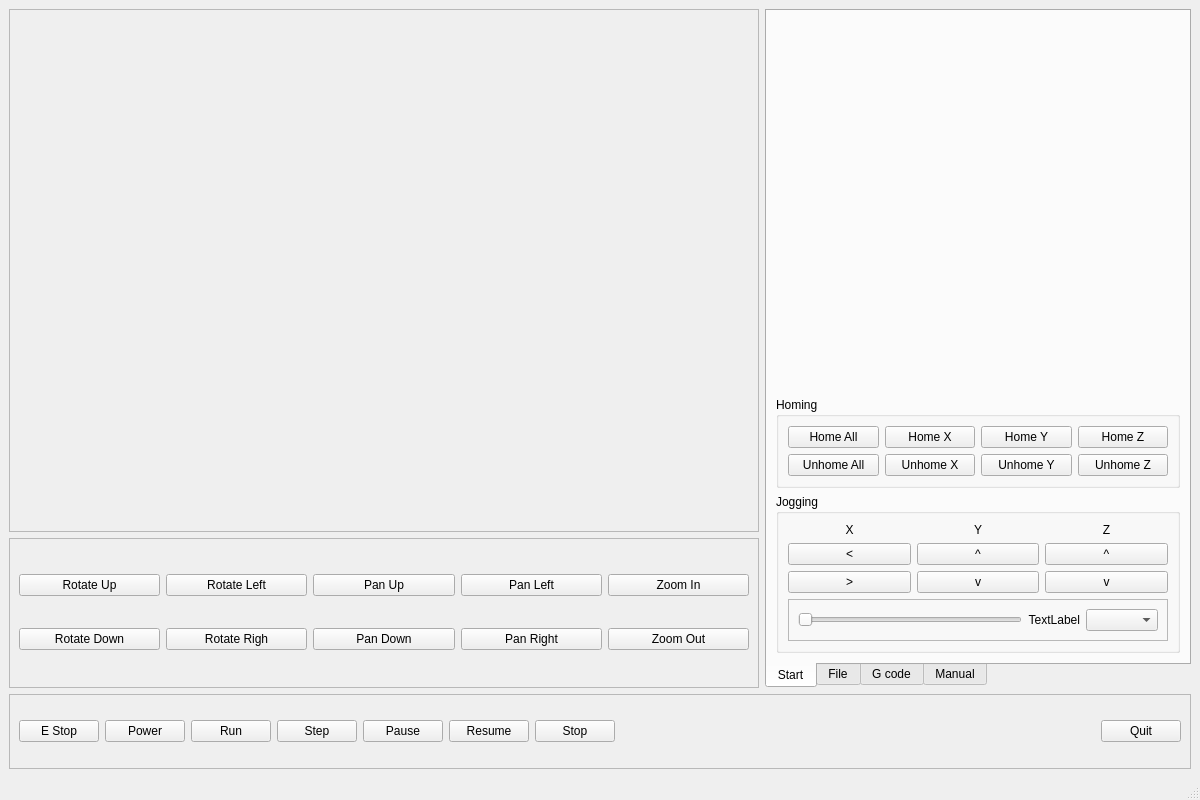
<?xml version="1.0" encoding="UTF-8"?>
<ui version="4.0">
 <class>MainWindow</class>
 <widget class="QMainWindow" name="MainWindow">
  <property name="geometry">
   <rect>
    <x>0</x>
    <y>0</y>
    <width>1200</width>
    <height>800</height>
   </rect>
  </property>
  <property name="sizePolicy">
   <sizepolicy hsizetype="Fixed" vsizetype="Fixed">
    <horstretch>0</horstretch>
    <verstretch>0</verstretch>
   </sizepolicy>
  </property>
  <property name="windowTitle">
   <string>MainWindow</string>
  </property>
  <widget class="QWidget" name="centralwidget">
   <layout class="QGridLayout" name="gridLayout">
    <item row="2" column="0" colspan="2">
     <widget class="QFrame" name="frame">
      <property name="sizePolicy">
       <sizepolicy hsizetype="Preferred" vsizetype="Minimum">
        <horstretch>0</horstretch>
        <verstretch>0</verstretch>
       </sizepolicy>
      </property>
      <property name="maximumSize">
       <size>
        <width>16777215</width>
        <height>75</height>
       </size>
      </property>
      <property name="frameShape">
       <enum>QFrame::StyledPanel</enum>
      </property>
      <property name="frameShadow">
       <enum>QFrame::Raised</enum>
      </property>
      <layout class="QGridLayout" name="gridLayout_2">
       <item row="0" column="2">
        <widget class="QPushButton" name="run_pb">
         <property name="text">
          <string>Run</string>
         </property>
        </widget>
       </item>
       <item row="0" column="6">
        <widget class="QPushButton" name="stop_pb">
         <property name="text">
          <string>Stop</string>
         </property>
        </widget>
       </item>
       <item row="0" column="3">
        <widget class="QPushButton" name="step_pb">
         <property name="text">
          <string>Step</string>
         </property>
        </widget>
       </item>
       <item row="0" column="4">
        <widget class="QPushButton" name="pause_pb">
         <property name="text">
          <string>Pause</string>
         </property>
        </widget>
       </item>
       <item row="0" column="1">
        <widget class="QPushButton" name="power_pb">
         <property name="text">
          <string>Power</string>
         </property>
        </widget>
       </item>
       <item row="0" column="5">
        <widget class="QPushButton" name="resume_pb">
         <property name="text">
          <string>Resume</string>
         </property>
        </widget>
       </item>
       <item row="0" column="0">
        <widget class="QPushButton" name="estop_pb">
         <property name="text">
          <string>E Stop</string>
         </property>
        </widget>
       </item>
       <item row="0" column="7">
        <spacer name="horizontalSpacer">
         <property name="orientation">
          <enum>Qt::Horizontal</enum>
         </property>
         <property name="sizeHint" stdset="0">
          <size>
           <width>40</width>
           <height>20</height>
          </size>
         </property>
        </spacer>
       </item>
       <item row="0" column="8">
        <widget class="QPushButton" name="quit_pb">
         <property name="text">
          <string>Quit</string>
         </property>
        </widget>
       </item>
      </layout>
     </widget>
    </item>
    <item row="0" column="0">
     <widget class="QFrame" name="plot_widget">
      <property name="minimumSize">
       <size>
        <width>750</width>
        <height>0</height>
       </size>
      </property>
      <property name="frameShape">
       <enum>QFrame::StyledPanel</enum>
      </property>
      <property name="frameShadow">
       <enum>QFrame::Raised</enum>
      </property>
     </widget>
    </item>
    <item row="1" column="0">
     <widget class="QFrame" name="frame_2">
      <property name="sizePolicy">
       <sizepolicy hsizetype="Preferred" vsizetype="Minimum">
        <horstretch>0</horstretch>
        <verstretch>0</verstretch>
       </sizepolicy>
      </property>
      <property name="maximumSize">
       <size>
        <width>16777215</width>
        <height>150</height>
       </size>
      </property>
      <property name="frameShape">
       <enum>QFrame::StyledPanel</enum>
      </property>
      <property name="frameShadow">
       <enum>QFrame::Raised</enum>
      </property>
      <layout class="QGridLayout" name="gridLayout_3">
       <item row="0" column="0">
        <widget class="QPushButton" name="view_rotate_up_pb">
         <property name="text">
          <string>Rotate Up</string>
         </property>
        </widget>
       </item>
       <item row="0" column="1">
        <widget class="QPushButton" name="view_rotate_left_pb">
         <property name="text">
          <string>Rotate Left</string>
         </property>
        </widget>
       </item>
       <item row="0" column="2">
        <widget class="QPushButton" name="view_pan_up_pb">
         <property name="text">
          <string>Pan Up</string>
         </property>
        </widget>
       </item>
       <item row="0" column="3">
        <widget class="QPushButton" name="view_pan_left_pb">
         <property name="text">
          <string>Pan Left</string>
         </property>
        </widget>
       </item>
       <item row="0" column="4">
        <widget class="QPushButton" name="view_zoom_in_pb">
         <property name="text">
          <string>Zoom In</string>
         </property>
        </widget>
       </item>
       <item row="1" column="0">
        <widget class="QPushButton" name="view_rotate_down_pb">
         <property name="text">
          <string>Rotate Down</string>
         </property>
        </widget>
       </item>
       <item row="1" column="1">
        <widget class="QPushButton" name="view_rotate_right_pb">
         <property name="text">
          <string>Rotate Righ</string>
         </property>
        </widget>
       </item>
       <item row="1" column="2">
        <widget class="QPushButton" name="view_pan_down_pb">
         <property name="text">
          <string>Pan Down</string>
         </property>
        </widget>
       </item>
       <item row="1" column="3">
        <widget class="QPushButton" name="view_pan_right_pb">
         <property name="text">
          <string>Pan Right</string>
         </property>
        </widget>
       </item>
       <item row="1" column="4">
        <widget class="QPushButton" name="view_zoom_out_pb">
         <property name="text">
          <string>Zoom Out</string>
         </property>
        </widget>
       </item>
      </layout>
     </widget>
    </item>
    <item row="0" column="1" rowspan="2">
     <widget class="QTabWidget" name="tabWidget">
      <property name="tabPosition">
       <enum>QTabWidget::South</enum>
      </property>
      <property name="currentIndex">
       <number>0</number>
      </property>
      <widget class="QWidget" name="tab_3">
       <attribute name="title">
        <string>Start</string>
       </attribute>
       <layout class="QGridLayout" name="gridLayout_5">
        <item row="1" column="0">
         <widget class="QGroupBox" name="groupBox">
          <property name="title">
           <string>Homing</string>
          </property>
          <layout class="QGridLayout" name="gridLayout_4">
           <item row="1" column="2">
            <widget class="QPushButton" name="unhome_pb_1">
             <property name="text">
              <string>Unhome Y</string>
             </property>
            </widget>
           </item>
           <item row="0" column="3">
            <widget class="QPushButton" name="home_pb_2">
             <property name="text">
              <string>Home Z</string>
             </property>
            </widget>
           </item>
           <item row="1" column="1">
            <widget class="QPushButton" name="unhome_pb_0">
             <property name="text">
              <string>Unhome X</string>
             </property>
            </widget>
           </item>
           <item row="0" column="2">
            <widget class="QPushButton" name="home_pb_1">
             <property name="text">
              <string>Home Y</string>
             </property>
            </widget>
           </item>
           <item row="1" column="3">
            <widget class="QPushButton" name="unhome_pb_2">
             <property name="text">
              <string>Unhome Z</string>
             </property>
            </widget>
           </item>
           <item row="0" column="1">
            <widget class="QPushButton" name="home_pb_0">
             <property name="text">
              <string>Home X</string>
             </property>
            </widget>
           </item>
           <item row="0" column="0">
            <widget class="QPushButton" name="home_all_pb">
             <property name="text">
              <string>Home All</string>
             </property>
            </widget>
           </item>
           <item row="1" column="0">
            <widget class="QPushButton" name="unhome_all_pb">
             <property name="text">
              <string>Unhome All</string>
             </property>
            </widget>
           </item>
          </layout>
         </widget>
        </item>
        <item row="0" column="0">
         <spacer name="verticalSpacer">
          <property name="orientation">
           <enum>Qt::Vertical</enum>
          </property>
          <property name="sizeHint" stdset="0">
           <size>
            <width>20</width>
            <height>297</height>
           </size>
          </property>
         </spacer>
        </item>
        <item row="2" column="0">
         <widget class="QGroupBox" name="groupBox_2">
          <property name="title">
           <string>Jogging</string>
          </property>
          <layout class="QGridLayout" name="gridLayout_6">
           <item row="0" column="2">
            <widget class="QLabel" name="label_3">
             <property name="text">
              <string>Z</string>
             </property>
             <property name="alignment">
              <set>Qt::AlignCenter</set>
             </property>
            </widget>
           </item>
           <item row="2" column="1">
            <widget class="QPushButton" name="jog_minus_pb_1">
             <property name="text">
              <string>v</string>
             </property>
            </widget>
           </item>
           <item row="1" column="1">
            <widget class="QPushButton" name="jog_plus_pb_1">
             <property name="text">
              <string>^</string>
             </property>
            </widget>
           </item>
           <item row="2" column="0">
            <widget class="QPushButton" name="jog_minus_pb_0">
             <property name="text">
              <string>&gt;</string>
             </property>
            </widget>
           </item>
           <item row="1" column="0">
            <widget class="QPushButton" name="jog_plus_pb_0">
             <property name="text">
              <string>&lt;</string>
             </property>
            </widget>
           </item>
           <item row="0" column="1">
            <widget class="QLabel" name="label_2">
             <property name="text">
              <string>Y</string>
             </property>
             <property name="alignment">
              <set>Qt::AlignCenter</set>
             </property>
            </widget>
           </item>
           <item row="2" column="2">
            <widget class="QPushButton" name="jog_minus_pb_2">
             <property name="text">
              <string>v</string>
             </property>
            </widget>
           </item>
           <item row="0" column="0">
            <widget class="QLabel" name="label">
             <property name="text">
              <string>X</string>
             </property>
             <property name="alignment">
              <set>Qt::AlignCenter</set>
             </property>
            </widget>
           </item>
           <item row="1" column="2">
            <widget class="QPushButton" name="jog_plus_pb_2">
             <property name="text">
              <string>^</string>
             </property>
            </widget>
           </item>
           <item row="3" column="0" colspan="3">
            <widget class="QFrame" name="frame_3">
             <property name="frameShape">
              <enum>QFrame::StyledPanel</enum>
             </property>
             <property name="frameShadow">
              <enum>QFrame::Raised</enum>
             </property>
             <layout class="QGridLayout" name="gridLayout_7">
              <item row="0" column="0">
               <widget class="QSlider" name="jog_vel_sl">
                <property name="orientation">
                 <enum>Qt::Horizontal</enum>
                </property>
               </widget>
              </item>
              <item row="0" column="1">
               <widget class="QLabel" name="jog_vel_lb">
                <property name="text">
                 <string>TextLabel</string>
                </property>
                <property name="alignment">
                 <set>Qt::AlignRight|Qt::AlignTrailing|Qt::AlignVCenter</set>
                </property>
               </widget>
              </item>
              <item row="0" column="2">
               <widget class="QComboBox" name="jog_modes_cb"/>
              </item>
             </layout>
            </widget>
           </item>
          </layout>
         </widget>
        </item>
       </layout>
      </widget>
      <widget class="QWidget" name="tab">
       <attribute name="title">
        <string>File</string>
       </attribute>
       <layout class="QVBoxLayout" name="verticalLayout">
        <item>
         <widget class="QListWidget" name="file_lw"/>
        </item>
       </layout>
      </widget>
      <widget class="QWidget" name="tab_4">
       <attribute name="title">
        <string>G code</string>
       </attribute>
       <layout class="QVBoxLayout" name="verticalLayout_2">
        <item>
         <widget class="QPlainTextEdit" name="gcode_pte"/>
        </item>
       </layout>
      </widget>
      <widget class="QWidget" name="tab_2">
       <attribute name="title">
        <string>Manual</string>
       </attribute>
      </widget>
     </widget>
    </item>
   </layout>
  </widget>
  <widget class="QMenuBar" name="menubar">
   <property name="geometry">
    <rect>
     <x>0</x>
     <y>0</y>
     <width>1200</width>
     <height>24</height>
    </rect>
   </property>
  </widget>
  <widget class="QStatusBar" name="statusbar"/>
 </widget>
 <resources/>
 <connections/>
</ui>
